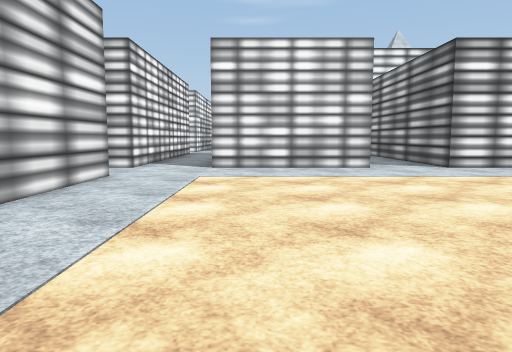
[1] (above)

24 first-person views from a walk through a scene from a Unity 3-D project. The camera is 1.2 m above the floor, tilts 6° down and sees 70° across. The floor is counted in squares, 2 m on a side. Each view is taken from the middle of a square. On the plan, view 1 faces up. The plan holds only what a view shows up to about 10 squares ahead; the rest is blank. Some animated figures are not drawn. Some surface patterns are stand-ins.

[2]
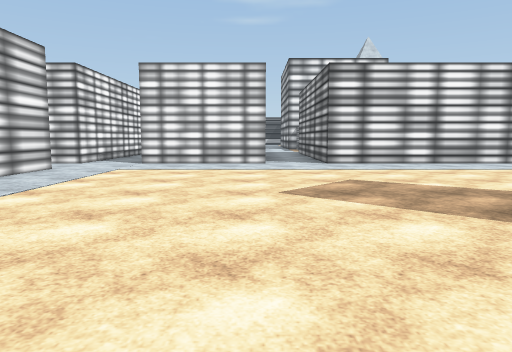

[3]
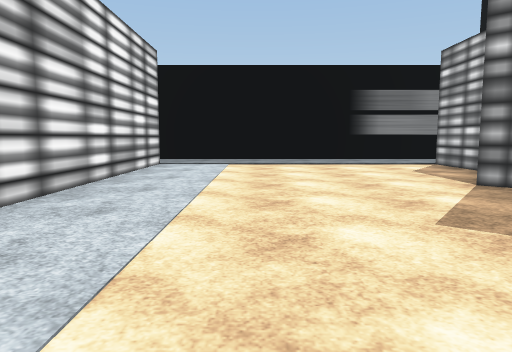

[4]
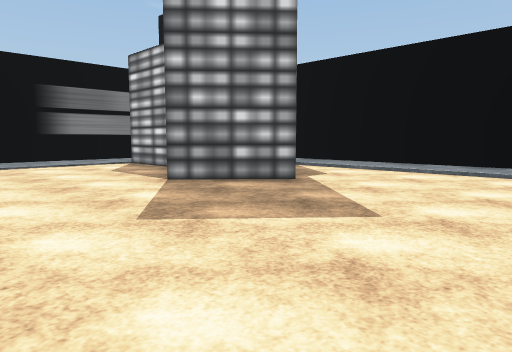

[5]
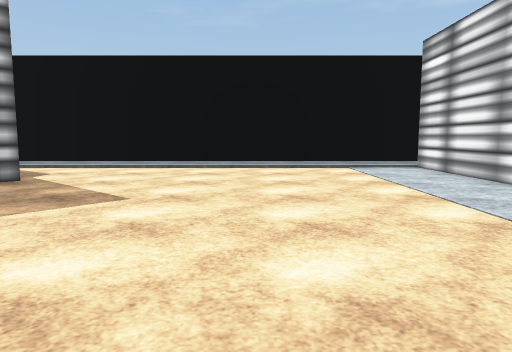

[6]
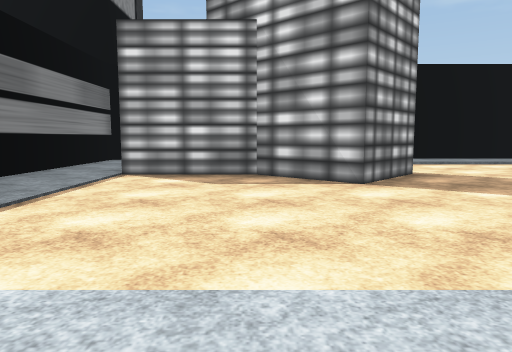

[7]
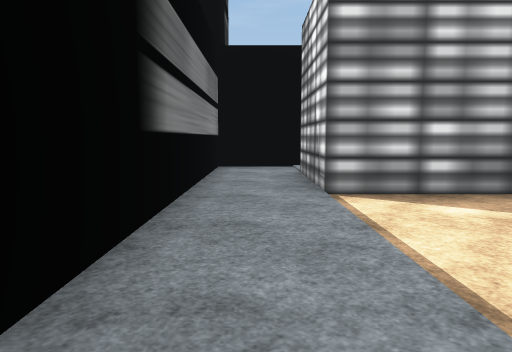

[8]
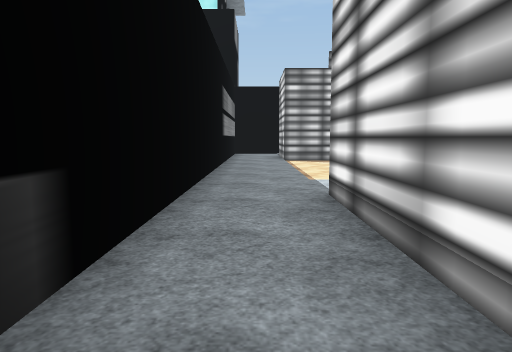

[9]
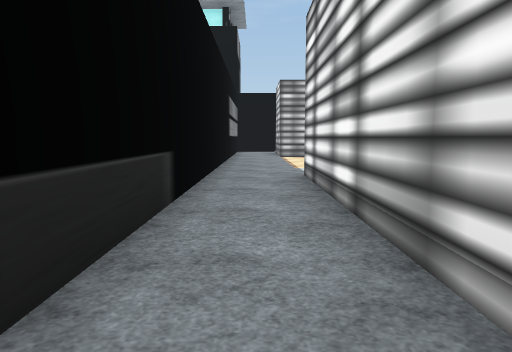

[10]
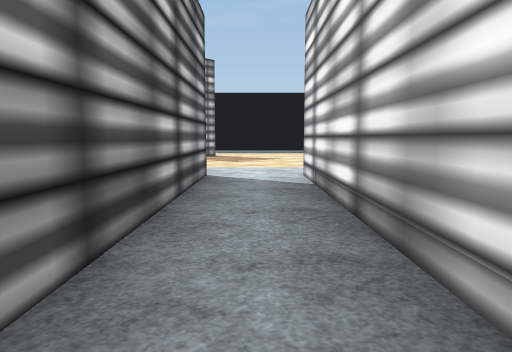

[11]
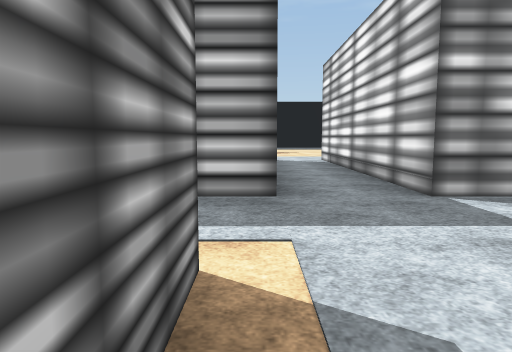

[12]
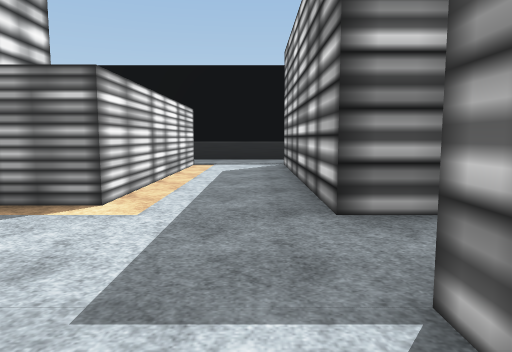

[13]
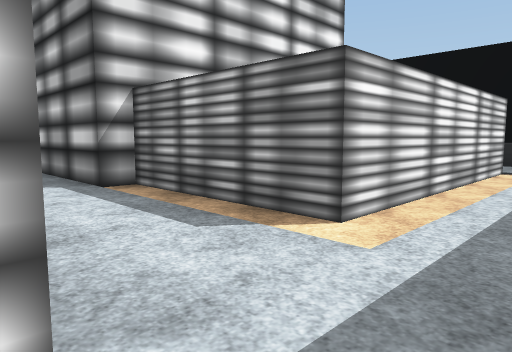

[14]
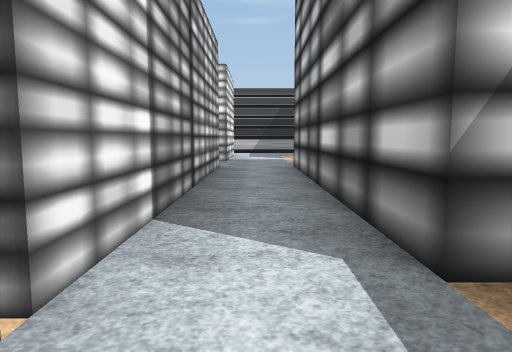

[15]
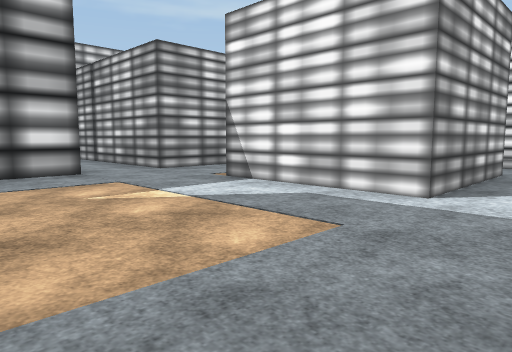

[16]
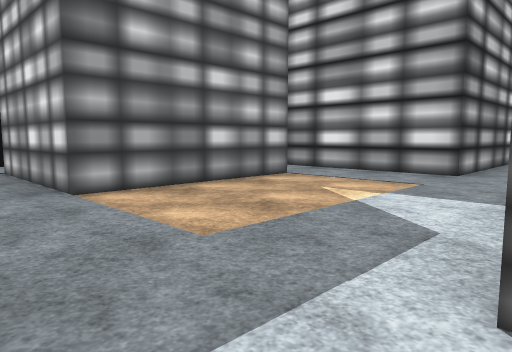

[17]
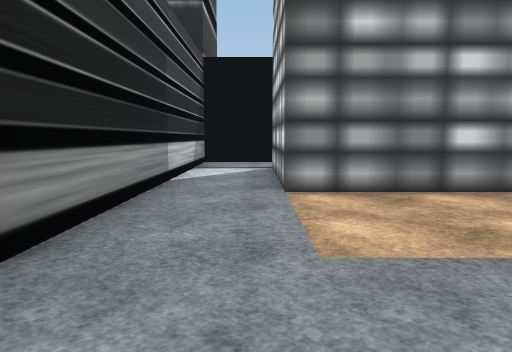

[18]
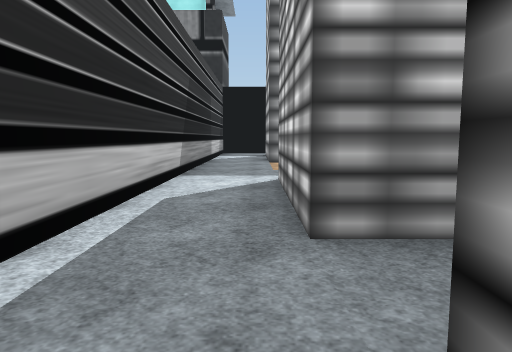

[19]
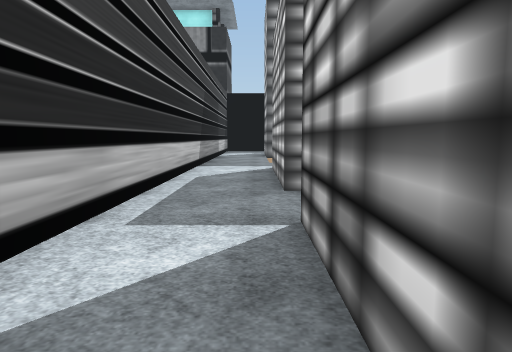

[20]
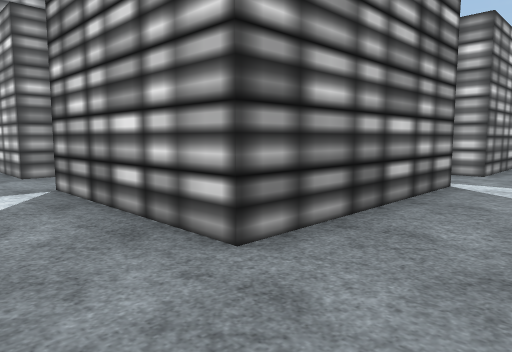

[21]
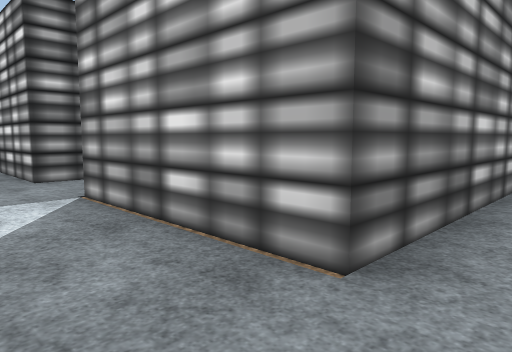

[22]
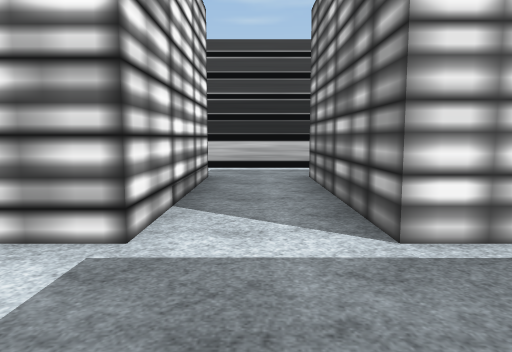

[23]
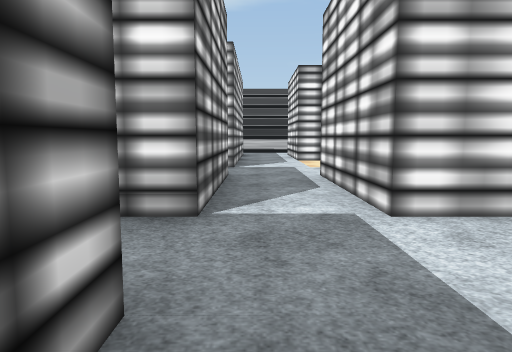

[24]
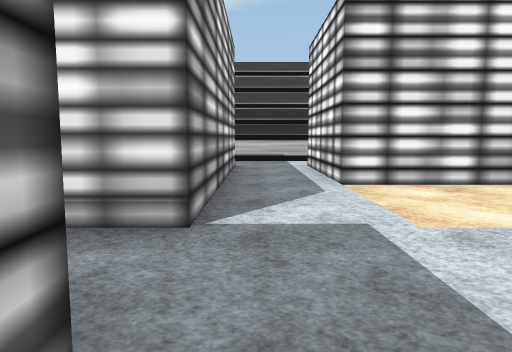

### Floor plan
Points are (right, up) in squares from view 1. A wall is a line through its corners. A room is listed if a view was taken in it or the views show most of it. See-through windows are left out.
Room 1 (views 1, 2, 3, 4, 5, 6, 7)
walls: (4.3, 0.8) (5.6, 2.2) (7, 1) (9.2, 1) (9.2, -1.4); (2.2, 7.2) (-0.9, 7.2); (-2.3, 1.4) (-2.3, -1.5); (9.2, 7.2) (3.8, 7.2); (-2.3, 5.6) (-2.3, 3.1); (9, -2.6) (10.8, -2.6) (10.8, 7.6); (-2.9, -2.6) (7.1, -2.6)
ways out: opening at (3, 8) to room 2; opening at (10, 8) to room 2; opening at (-1.5, 8) to room 3; opening at (-3, 6.5); opening at (-2, -2)
Room 2 (views 8, 9, 10, 11, 14)
walls: (9.2, 15.4) (4.3, 15.4) (4.3, 18.5) (3.8, 18.5); (9.2, 12) (9.2, 7.2); (2.2, 13.4) (2.2, 7.2); (10.8, 9.5) (10.8, 15.8); (3.8, 7.2) (3.8, 13.4) (9.2, 13.4)
ways out: opening at (3, 8) to room 1; opening at (10, 8) to room 1; opening at (2, 14) to room 3; opening at (3, 19) to room 3
Room 3 (views 12, 13, 15, 16, 17, 18, 19, 20, 21, 24)
walls: (-14.9, 24.6) (-11.7, 24.6); (-10.2, 26) (-10.2, 29.7) (-7, 29.7); (-5.5, 26) (-5.5, 29.7) (-2.4, 29.7); (-11.7, 29.6) (-11.7, 26) (-14.9, 26); (-18.7, 28.4) (-18.7, 26) (-21.9, 26); (-21.6, 24.6) (-16.4, 24.6) (-16.4, 23.6); (-9.9, 31.2) (-12, 31.2); (-23.4, 26.4) (-23.4, 24.4); (0.5, 24.6) (2.2, 24.6) (2.2, 18.1); (-0.9, 28.8) (-0.9, 29.7) (2.2, 29.7) (2.2, 26.5); (-2.3, 10.1) (-2.3, 7.2); (1.4, 13.4) (2.2, 13.4); (3.8, 18.5) (3.8, 24.6) (7.4, 24.6); (6.1, 26) (6.1, 29.7) (9.2, 29.7); (10.8, 29.4) (10.8, 31.2) (-3.4, 31.2)
ways out: opening at (-1.5, 8) to room 1; opening at (2, 14) to room 2; opening at (3, 19) to room 2; opening at (-11.5, 25.5) to room 4; opening at (-6, 26)
Room 4 (views 22, 23)
walls: (-10.2, 24.6) (-9.5, 24.6); (-9.5, 26) (-10.2, 26); (-11.7, 24.6) (-11.7, 23.9)
ways out: opening at (-11.5, 25.5) to room 3

Positions as (right, up) in squares from view 1, and headings:
1: (0, 0), facing up
2: (2, -2), facing up
3: (1, 5), facing right
4: (1, 5), facing down-right
5: (1, 6), facing down
6: (7, 7), facing down
7: (10, 5), facing down
8: (10, 11), facing down
9: (10, 13), facing down
10: (3, 13), facing down
11: (4, 17), facing down
12: (1, 14), facing right
13: (2, 14), facing up-right
14: (3, 17), facing up
15: (6, 31), facing down-left
16: (2, 31), facing down-right
17: (2, 30), facing right
18: (-3, 30), facing right
19: (-5, 30), facing right
20: (-7, 31), facing down-right
21: (-11, 31), facing down-right
22: (-11, 24), facing up
23: (-9, 25), facing left
24: (-14, 25), facing left
